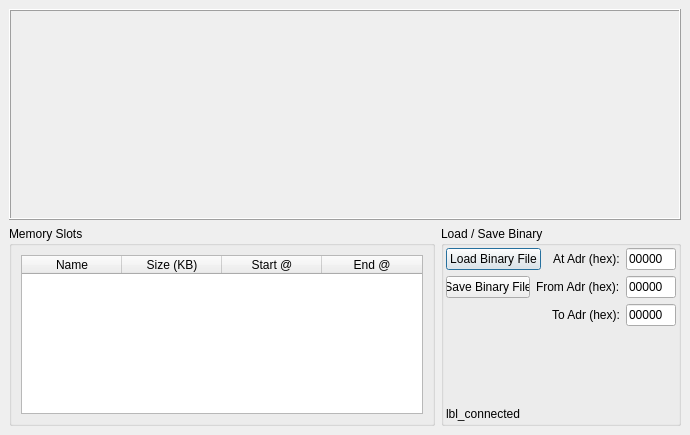
<ui version="4.0" >
 <class>DialogDump</class>
 <widget class="QDialog" name="DialogDump" >
  <property name="geometry" >
   <rect>
    <x>0</x>
    <y>0</y>
    <width>690</width>
    <height>435</height>
   </rect>
  </property>
  <property name="windowTitle" >
   <string>Dialog</string>
  </property>
  <layout class="QVBoxLayout" >
   <property name="margin" >
    <number>9</number>
   </property>
   <property name="spacing" >
    <number>6</number>
   </property>
   <item>
    <widget class="QFrame" name="framedump" >
     <property name="sizePolicy" >
      <sizepolicy>
       <hsizetype>5</hsizetype>
       <vsizetype>7</vsizetype>
       <horstretch>0</horstretch>
       <verstretch>0</verstretch>
      </sizepolicy>
     </property>
     <property name="minimumSize" >
      <size>
       <width>16</width>
       <height>100</height>
      </size>
     </property>
     <property name="frameShape" >
      <enum>QFrame::Box</enum>
     </property>
     <property name="frameShadow" >
      <enum>QFrame::Raised</enum>
     </property>
    </widget>
   </item>
   <item>
    <layout class="QHBoxLayout" >
     <property name="margin" >
      <number>0</number>
     </property>
     <property name="spacing" >
      <number>6</number>
     </property>
     <item>
      <widget class="QGroupBox" name="groupBox" >
       <property name="sizePolicy" >
        <sizepolicy>
         <hsizetype>7</hsizetype>
         <vsizetype>5</vsizetype>
         <horstretch>0</horstretch>
         <verstretch>0</verstretch>
        </sizepolicy>
       </property>
       <property name="minimumSize" >
        <size>
         <width>200</width>
         <height>200</height>
        </size>
       </property>
       <property name="maximumSize" >
        <size>
         <width>16777215</width>
         <height>200</height>
        </size>
       </property>
       <property name="title" >
        <string>Memory Slots</string>
       </property>
       <layout class="QHBoxLayout" >
        <property name="margin" >
         <number>9</number>
        </property>
        <property name="spacing" >
         <number>6</number>
        </property>
        <item>
         <widget class="QTableWidget" name="twSlot" >
          <property name="sizePolicy" >
           <sizepolicy>
            <hsizetype>5</hsizetype>
            <vsizetype>7</vsizetype>
            <horstretch>0</horstretch>
            <verstretch>0</verstretch>
           </sizepolicy>
          </property>
          <property name="editTriggers" >
           <set>QAbstractItemView::NoEditTriggers</set>
          </property>
          <property name="alternatingRowColors" >
           <bool>true</bool>
          </property>
          <property name="selectionMode" >
           <enum>QAbstractItemView::SingleSelection</enum>
          </property>
          <property name="selectionBehavior" >
           <enum>QAbstractItemView::SelectRows</enum>
          </property>
          <column>
           <property name="text" >
            <string>Name</string>
           </property>
          </column>
          <column>
           <property name="text" >
            <string>Size (KB)</string>
           </property>
          </column>
          <column>
           <property name="text" >
            <string>Start @</string>
           </property>
          </column>
          <column>
           <property name="text" >
            <string>End @</string>
           </property>
          </column>
         </widget>
        </item>
       </layout>
      </widget>
     </item>
     <item>
      <widget class="QGroupBox" name="groupBox_2" >
       <property name="maximumSize" >
        <size>
         <width>240</width>
         <height>200</height>
        </size>
       </property>
       <property name="title" >
        <string>Load / Save Binary</string>
       </property>
       <layout class="QVBoxLayout" >
        <property name="margin" >
         <number>2</number>
        </property>
        <property name="spacing" >
         <number>6</number>
        </property>
        <item>
         <layout class="QHBoxLayout" >
          <property name="margin" >
           <number>0</number>
          </property>
          <property name="spacing" >
           <number>6</number>
          </property>
          <item>
           <widget class="QPushButton" name="pbLoadBin" >
            <property name="sizePolicy" >
             <sizepolicy>
              <hsizetype>0</hsizetype>
              <vsizetype>0</vsizetype>
              <horstretch>0</horstretch>
              <verstretch>0</verstretch>
             </sizepolicy>
            </property>
            <property name="text" >
             <string>Load Binary File</string>
            </property>
           </widget>
          </item>
          <item>
           <spacer>
            <property name="orientation" >
             <enum>Qt::Horizontal</enum>
            </property>
            <property name="sizeHint" >
             <size>
              <width>40</width>
              <height>20</height>
             </size>
            </property>
           </spacer>
          </item>
          <item>
           <widget class="QLabel" name="label" >
            <property name="text" >
             <string>At Adr (hex):</string>
            </property>
           </widget>
          </item>
          <item>
           <widget class="QLineEdit" name="lineEditAdr" >
            <property name="minimumSize" >
             <size>
              <width>50</width>
              <height>0</height>
             </size>
            </property>
            <property name="maximumSize" >
             <size>
              <width>50</width>
              <height>16777215</height>
             </size>
            </property>
            <property name="inputMask" >
             <string>HHHHH; </string>
            </property>
            <property name="text" >
             <string>00000</string>
            </property>
            <property name="maxLength" >
             <number>5</number>
            </property>
           </widget>
          </item>
         </layout>
        </item>
        <item>
         <layout class="QHBoxLayout" >
          <property name="margin" >
           <number>0</number>
          </property>
          <property name="spacing" >
           <number>6</number>
          </property>
          <item>
           <widget class="QPushButton" name="pbSaveBin" >
            <property name="sizePolicy" >
             <sizepolicy>
              <hsizetype>0</hsizetype>
              <vsizetype>0</vsizetype>
              <horstretch>0</horstretch>
              <verstretch>0</verstretch>
             </sizepolicy>
            </property>
            <property name="text" >
             <string>Save Binary File</string>
            </property>
           </widget>
          </item>
          <item>
           <spacer>
            <property name="orientation" >
             <enum>Qt::Horizontal</enum>
            </property>
            <property name="sizeHint" >
             <size>
              <width>40</width>
              <height>20</height>
             </size>
            </property>
           </spacer>
          </item>
          <item>
           <widget class="QLabel" name="label_2" >
            <property name="text" >
             <string>From Adr (hex):</string>
            </property>
           </widget>
          </item>
          <item>
           <widget class="QLineEdit" name="lineEditAdrFrom" >
            <property name="minimumSize" >
             <size>
              <width>50</width>
              <height>0</height>
             </size>
            </property>
            <property name="maximumSize" >
             <size>
              <width>50</width>
              <height>16777215</height>
             </size>
            </property>
            <property name="inputMask" >
             <string>HHHHH; </string>
            </property>
            <property name="text" >
             <string>00000</string>
            </property>
            <property name="maxLength" >
             <number>5</number>
            </property>
           </widget>
          </item>
         </layout>
        </item>
        <item>
         <layout class="QHBoxLayout" >
          <property name="margin" >
           <number>0</number>
          </property>
          <property name="spacing" >
           <number>6</number>
          </property>
          <item>
           <spacer>
            <property name="orientation" >
             <enum>Qt::Horizontal</enum>
            </property>
            <property name="sizeHint" >
             <size>
              <width>40</width>
              <height>20</height>
             </size>
            </property>
           </spacer>
          </item>
          <item>
           <widget class="QLabel" name="label_3" >
            <property name="text" >
             <string>To Adr (hex):</string>
            </property>
           </widget>
          </item>
          <item>
           <widget class="QLineEdit" name="lineEditAdrTo" >
            <property name="minimumSize" >
             <size>
              <width>50</width>
              <height>0</height>
             </size>
            </property>
            <property name="maximumSize" >
             <size>
              <width>50</width>
              <height>16777215</height>
             </size>
            </property>
            <property name="inputMask" >
             <string>HHHHH; </string>
            </property>
            <property name="text" >
             <string>00000</string>
            </property>
            <property name="maxLength" >
             <number>5</number>
            </property>
           </widget>
          </item>
         </layout>
        </item>
        <item>
         <spacer>
          <property name="orientation" >
           <enum>Qt::Vertical</enum>
          </property>
          <property name="sizeHint" >
           <size>
            <width>20</width>
            <height>40</height>
           </size>
          </property>
         </spacer>
        </item>
        <item>
         <widget class="QLabel" name="lbl_connected" >
          <property name="text" >
           <string>lbl_connected</string>
          </property>
         </widget>
        </item>
       </layout>
      </widget>
     </item>
    </layout>
   </item>
  </layout>
 </widget>
 <resources/>
 <connections/>
</ui>
